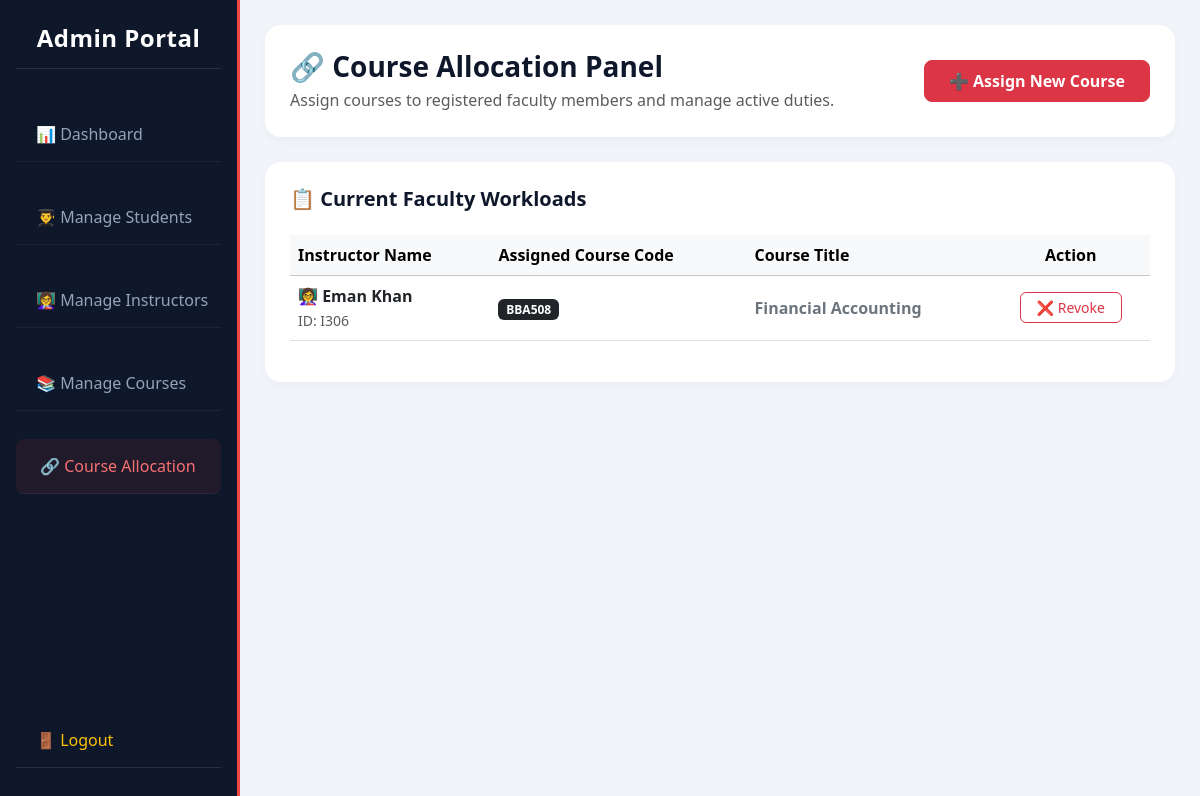
Screenshot of /course_allocation.php (signed in) with the database file from the repository.
### tables this page shows
CREATE TABLE `course_allocation` (
  `Allocation_ID` int(11) NOT NULL,
  `Instructor_ID` varchar(50) DEFAULT NULL,
  `Course_ID` varchar(50) DEFAULT NULL
);

CREATE TABLE `instructor` (
  `Instructor_ID` varchar(10) NOT NULL,
  `Name` varchar(50) NOT NULL,
  `Email` varchar(50) NOT NULL,
  `Department` varchar(50) NOT NULL,
  `Joining_Date` date DEFAULT NULL,
  `Leaving_Date` date DEFAULT NULL,
  `Designation` varchar(50) DEFAULT 'Lecturer',
  `Qualification` varchar(50) DEFAULT 'MSCS',
  `Phone` varchar(20) DEFAULT '0300-1234567',
  `CNIC` varchar(20) DEFAULT NULL,
  `Address` varchar(255) DEFAULT NULL,
  `Gender` varchar(10) DEFAULT NULL,
  `Status` varchar(20) DEFAULT 'Active',
  `Registration_Date` date DEFAULT NULL,
  `profile_pic` varchar(255) DEFAULT NULL
);

CREATE TABLE `course` (
  `Course_ID` varchar(10) NOT NULL,
  `Course_Name` varchar(255) DEFAULT NULL,
  `Credit_Hours` int(11) DEFAULT 3
);

### course_allocation.php (the view, shortened to what this page needs)
<?php
include 'db_connect.php';
$allocations_result = $conn->query("
    SELECT ca.Instructor_ID, ca.Course_ID, i.Name as Instructor_Name, c.Course_Name
    FROM course_allocation ca
    INNER JOIN instructor i ON ca.Instructor_ID = i.Instructor_ID
    INNER JOIN course c ON ca.Course_ID = c.Course_ID
    ORDER BY i.Name ASC
");
?>
<!DOCTYPE html>
<html lang="en">
<head>
    <link href="css/bootstrap.min.css" rel="stylesheet">
    <link href="css/responsive.css" rel="stylesheet">
</head>
<body>
<div class="d-flex">
    <nav class="admin-sidebar p-3">
        <div>
            <h4 class="text-center mt-2 mb-4 admin-badge-title">Admin Portal</h4>
            <div class="nav-links-wrapper">
                <a class="nav-link" href="admin_dashboard.php">📊 Dashboard</a>
                <a class="nav-link" href="manage_students.php">👨‍🎓 Manage Students</a>
                <a class="nav-link" href="manage_instructors.php">👩‍🏫 Manage Instructors</a>
                <a class="nav-link" href="manage_courses.php">📚 Manage Courses</a>
                <a class="nav-link active" href="course_allocation.php">🔗 Course Allocation</a>
            </div>
        </div>
        <a class="nav-link text-warning mb-3" href="logout.php" style="padding-top: 15px; border-bottom: 1px solid rgba(255,255,255,0.1);">🚪 Logout</a>
    </nav>
    <div class="main-content">
        <div class="card-box d-flex justify-content-between align-items-center">
            <div>
                <h3 class="mb-1" style="color: #0f172a; font-weight: 700;">🔗 Course Allocation Panel</h3>
                <p class="text-muted mb-0">Assign courses to registered faculty members and manage active duties.</p>
            </div>
            <div>
                <button class="btn btn-danger px-4 py-2" data-bs-toggle="modal" data-bs-target="#allocateModal" style="border-radius: 8px; font-weight: 600;">
                    ➕ Assign New Course
                </button>
            </div>
        </div>
        <div class="card-box">
            <h5 class="mb-4" style="color: #0f172a; font-weight: 700;">📋 Current Faculty Workloads</h5>
            <div class="table-responsive">
                <table class="table table-hover align-middle">
                    <thead class="table-light">
                        <tr>
                            <th>Instructor Name</th>
                            <th>Assigned Course Code</th>
                            <th>Course Title</th>
                            <th class="text-center">Action</th>
                        </tr>
                    </thead>
                    <tbody>
                        <?php if($allocations_result && $allocations_result->num_rows > 0) { ?>
                            <?php while($row = $allocations_result->fetch_assoc()) { ?>
                            <tr>
                                <td>
                                    <b class="text-dark">👩‍🏫 <?php echo $row['Instructor_Name']; ?></b>
                                    <br><small class="text-muted">ID: <?php echo $row['Instructor_ID']; ?></small>
                                </td>
                                <td><span class="badge bg-dark px-2.5 py-1.5"><?php echo $row['Course_ID']; ?></span></td>
                                <td><b class="text-secondary"><?php echo $row['Course_Name']; ?></b></td>
                                <td class="text-center">
                                    <a href="course_allocation.php?remove_id=<?php echo $row['Instructor_ID']; ?>&course_id=<?php echo $row['Course_ID']; ?>"
                                       onclick="return confirm('Are you sure you want to revoke this course assignment? This will restrict teacher access to this course.');"
                                       class="btn btn-sm btn-outline-danger px-3" style="border-radius: 6px;">
                                        ❌ Revoke
                                    </a>
                                </td>
                            </tr>
                            <?php } ?>
                        <?php } else { ?>
                            <tr>
                                <td colspan="4" class="text-center text-muted py-4">No active course allocations found in the system.</td>
                            </tr>
                        <?php } ?>
                    </tbody>
                </table>
            </div>
        </div>
    </div>
</div>
</body>
</html>

### course_allocation.php (style rules this page uses)
body { background:#f1f5f9; font-family: 'Segoe UI', sans-serif; }
.admin-sidebar { min-height: 100vh; height: 100vh; background: #0f172a; color: white; position: fixed; top: 0; left: 0; width: 240px; display: flex; flex-direction: column; justify-content: space-between; z-index: 1000; box-sizing: border-box; border-right: 3px solid #ef4444; }
.nav-links-wrapper { display: flex; flex-direction: column; flex-grow: 2; }
.nav-link { color: #94a3b8; margin: 14px 0; padding: 15px 20px; text-decoration: none; display: block; font-size: 16px; font-weight: 500; transition: all 0.3s ease; white-space: nowrap; border-bottom: 1px solid rgba(255, 255, 255, 0.05); background: transparent; }
.nav-link:hover, .nav-link.active { color: #f87171 !important; background: rgba(239, 68, 68, 0.08) !important; border-radius: 8px; padding-left: 24px; }
.main-content { margin-left: 240px; padding: 25px; min-height: 100vh; width: calc(100% - 240px); box-sizing: border-box; position: relative; }
.admin-badge-title { font-weight: 700; letter-spacing: 0.5px; color: white; border-bottom: 1px solid rgba(255,255,255,0.1); padding-bottom: 15px; }
.card-box { background: white; border-radius: 16px; padding: 25px; margin-bottom: 25px; box-shadow: 0 4px 12px rgba(0,0,0,0.03); border: none; }

### rows the page displays
course_allocation: Instructor_ID.Name "Eman Khan", Instructor_ID "I306", Course_ID "BBA508", Course_ID.Course_Name "Financial Accounting"
